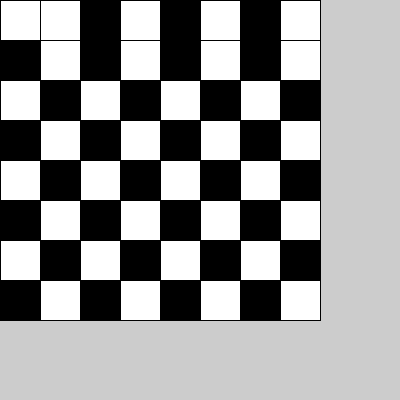
Frame 1 (no input)
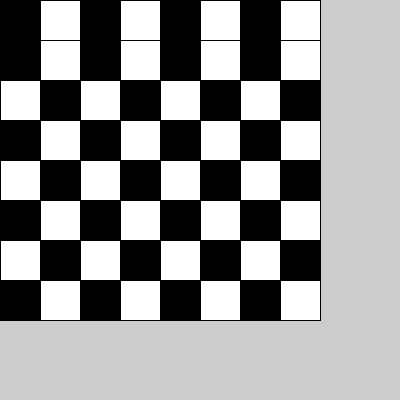
Frame 60 (the mouse pressed at the canvas centre just before this capture)
Frame 120 (the mouse held since frame 60 and released just before this capture): identical to frame 60, image omitted

The Processing sketch that drew these frames (run headless with seeded random() and noise(); from frame 60 on, the mouse is pressed at the canvas centre):

// Processing sketch: TaskSix
// ── TaskSix.pde
// 6.a Create a double int called board[][] with the length of 8 in both arrays.

double [] [] board = new double [8] [8];

void setup() {
  size(400, 400);

  // 6.b In setup() create a double for loop that loops through the board and alternates between assigning the value of 0 and 1 (e.g. board[x][y] = 0;).
  for (int x = 0; x < board.length; x++) {
    for (int y = 0; y < board.length; y++) {
      board [x] [y] = (x + y) % 2;
    }
  }
}

// 6.c In draw() create a double for loop that loops through the board and draws a rect for each element with the sideLength of 40
// (e.g. rect(x * sideLength, y * sideLength, sideLength, sideLength); )
void draw() {
  int sideLength = 40;
  for (int x = 0; x < board.length; x++) {
    for (int y = 0; y < board.length; y++) {
      rect(x*sideLength, y*sideLength, sideLength, sideLength);
      
      // 6.d Before drawing the rect in the previous step, add a fill() statement, that fills with the value of 0 if the board[x][y] == 0 and 255 if the the board[x][y] == 1.
      if (board [x] [y] == 0) {
        fill(0);
      } else if (board [x] [y] == 1) {
        fill(255);
      }
    }
  }
}
